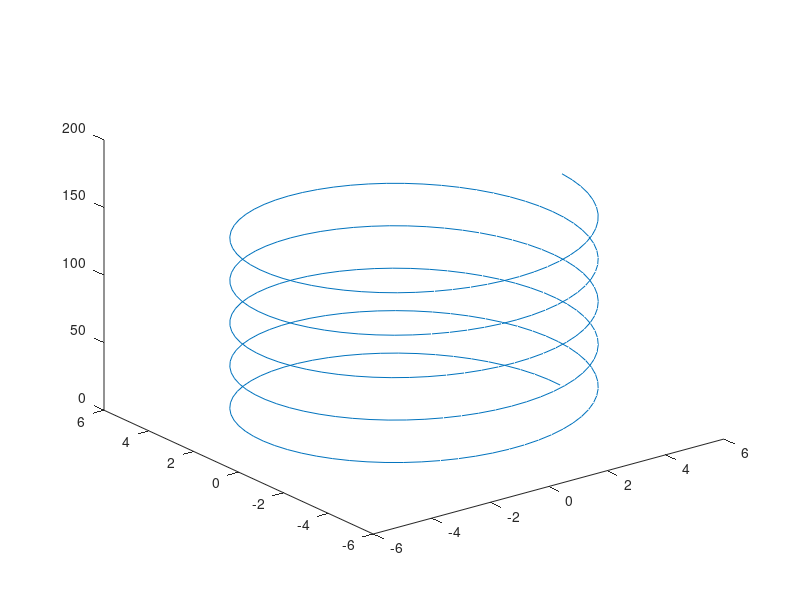

Here is the MATLAB script that generated this plot:
% x2 = 0:0.1:2*pi
% y2 = sin(x2)
% y = cos(x2)
% plot(x2,y,'*',x2,y2,'-')


[X,Y] = meshgrid(-3:0.2:3);
Z = X.^2+Y.^2;
mesh(X,Y,Z)
surf(X,Y,Z)
plot3(X,Y,Z)
contour(X,Y,Z)

[X,Y] = meshgrid(-3:1:3);
vx = X;
vy = -Y;

h = quiver(X, Y, vx, vy);
grid;

t = 0:0.1:10*pi;
x = 5*cos(t);
y = 5*sin(t);
z = 5*t;
plot3(x,y,z)

% f = ' exp(x) - sin(x)'
% x = [-4 -2];
% fzero(f,x)
% 
% f = 'x.*cos(x) - 2.*x.^2 + 3.*x - 1'
% x = [1.2 1.3]
% fzero(f,x)
% 
% f = 'log(x-1) + cos(x-1)'
% % f = log
% x = [1 2]
% fzero(f,x)
